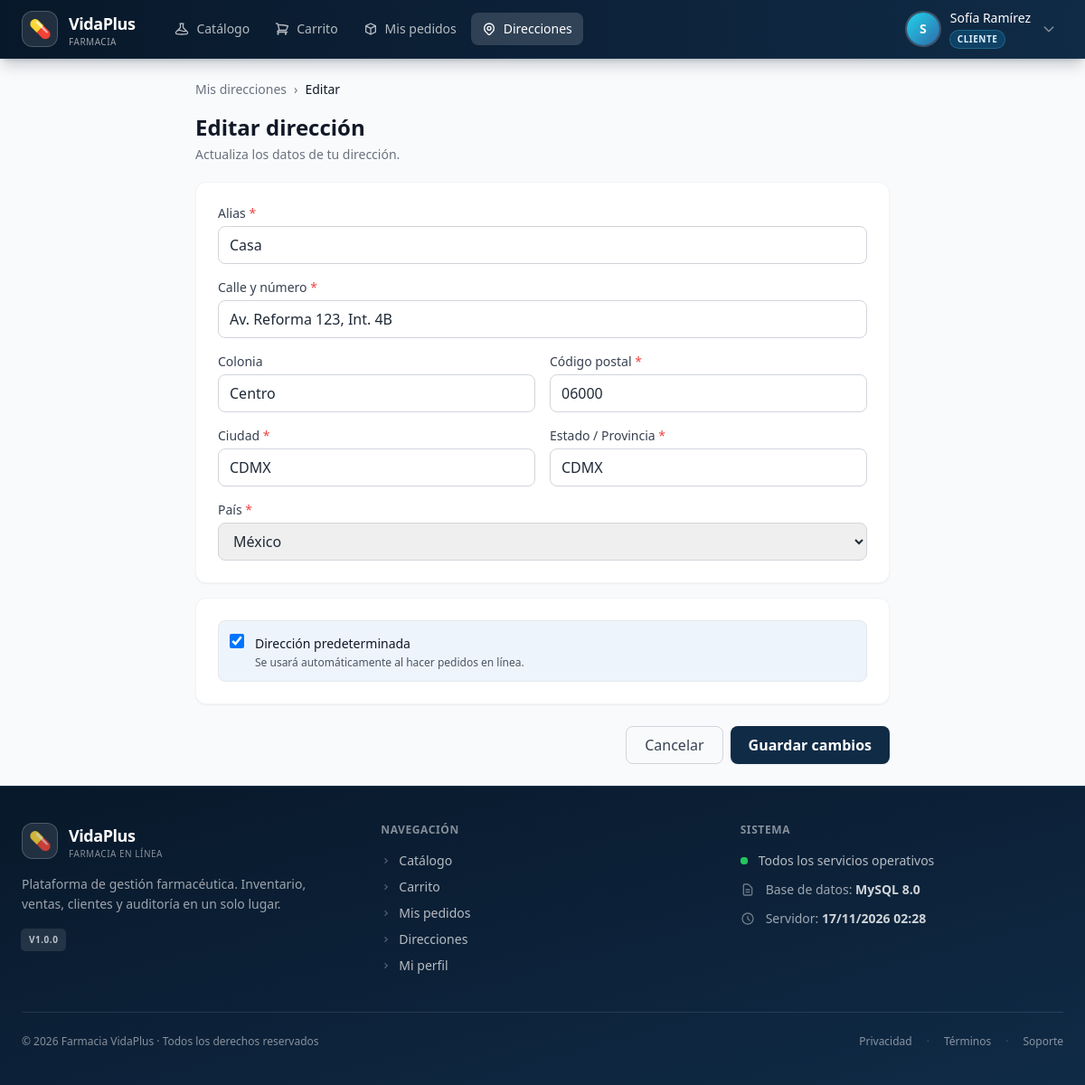
/modules/portal/mis_direcciones.php?accion=editar&id=1 (signed in), run on the app's committed database.
### tables this page shows
CREATE TABLE direcciones_cliente (
    id_direccion      INT UNSIGNED AUTO_INCREMENT PRIMARY KEY,
    id_cliente        INT UNSIGNED NOT NULL,
    alias             VARCHAR(30)  NOT NULL,
    calle             VARCHAR(200) NOT NULL,
    colonia           VARCHAR(100) NULL,
    ciudad            VARCHAR(80)  NOT NULL,
    estado_provincia  VARCHAR(80)  NOT NULL,
    codigo_postal     VARCHAR(10)  NOT NULL,
    id_pais           INT UNSIGNED NOT NULL,
    es_predeterminada TINYINT(1)   NOT NULL DEFAULT 0,
    activa            TINYINT(1)   NOT NULL DEFAULT 1,
    fecha_creacion    DATETIME     NOT NULL DEFAULT CURRENT_TIMESTAMP,
    CONSTRAINT fk_direcciones_cliente FOREIGN KEY (id_cliente)
        REFERENCES clientes(id_cliente) ON DELETE CASCADE ON UPDATE CASCADE,
    CONSTRAINT fk_direcciones_pais FOREIGN KEY (id_pais)
        REFERENCES paises(id_pais) ON DELETE RESTRICT ON UPDATE CASCADE
);

CREATE TABLE paises (
    id_pais      INT UNSIGNED AUTO_INCREMENT PRIMARY KEY,
    iso2         CHAR(2)     NOT NULL,
    iso3         CHAR(3)     NOT NULL,
    nombre       VARCHAR(80) NOT NULL,
    nacionalidad VARCHAR(50) NOT NULL,
    codigo_tel   VARCHAR(5)  NOT NULL,
    activo       TINYINT(1)  NOT NULL DEFAULT 1,
    CONSTRAINT uq_paises_iso2    UNIQUE (iso2),
    CONSTRAINT uq_paises_iso3    UNIQUE (iso3),
    CONSTRAINT uq_paises_nombre  UNIQUE (nombre),
    CONSTRAINT chk_paises_iso2 CHECK (iso2 = UPPER(iso2) AND CHAR_LENGTH(iso2) = 2),
    CONSTRAINT chk_paises_iso3 CHECK (iso3 = UPPER(iso3) AND CHAR_LENGTH(iso3) = 3)
);

### modules/portal/mis_direcciones.php (called while the page is built, shortened)
<?php
$pdo = pdoActual();
$idCliente = (int)$_SESSION['usuario_id'];
$accion = $_GET['accion'] ?? 'listar';
match($accion) {
    'crear'    => accionCrear(),
    'editar'   => accionEditar(),
    'eliminar' => accionEliminar(),
    'default'  => accionHacerDefault(),
    default    => accionListar(),
};
    ?>
    <?php
function accionEditar(): void
{
    global $pdo, $idCliente;
    $id = (int)($_GET['id'] ?? 0);
    $direccion = null;
    if ($id > 0) {
        $stmt = $pdo->prepare("SELECT * FROM direcciones_cliente WHERE id_direccion = ? AND id_cliente = ?");
        $stmt->execute([$id, $idCliente]);
        $direccion = $stmt->fetch();
    }
    $paises = $pdo->query("SELECT id_pais, nombre FROM paises WHERE activo=1 ORDER BY nombre")->fetchAll();
    $datos = $direccion;
    $modo = 'editar';
    require __DIR__ . '/../../includes/header.php';
    require __DIR__ . '/../../includes/forms/direcciones_portal_form.php';
    require __DIR__ . '/../../includes/footer.php';
}
    ?>

### includes/helpers.php (called while the page is built, shortened)
<?php
function e(?string $str): string
{
    return htmlspecialchars($str ?? '', ENT_QUOTES, 'UTF-8');
}

### includes/forms/direcciones_portal_form.php (the view, shortened to what this page needs)
<?php
$esEditar = $modo === 'editar';
$accionForm = $esEditar
    ? '/modules/portal/mis_direcciones.php?accion=editar&id=' . (int)$direccion['id_direccion']
    : '/modules/portal/mis_direcciones.php?accion=crear';
?>
<div class="max-w-3xl mx-auto">
    <nav class="flex items-center gap-2 text-sm text-gray-500 mb-4">
        <a href="/modules/portal/mis_direcciones.php" class="hover:text-primary-600">Mis direcciones</a>
        <span>›</span>
        <span class="text-gray-900 font-medium"><?= $esEditar ? 'Editar' : 'Nueva' ?></span>
    </nav>
    <div class="mb-5">
        <h1 class="text-2xl font-bold text-gray-900">
            <?= $esEditar ? 'Editar dirección' : 'Nueva dirección' ?>
        </h1>
        <p class="text-sm text-gray-500 mt-1">
            <?= $esEditar ? 'Actualiza los datos de tu dirección.' : 'Registra una dirección para recibir tus pedidos.' ?>
        </p>
    </div>
    <form method="POST" action="<?= e($accionForm) ?>" class="space-y-4">
        <div class="bg-white rounded-xl shadow-sm border border-gray-100 p-6">
            <div class="grid grid-cols-1 md:grid-cols-2 gap-4">
                <div class="md:col-span-2">
                    <label class="block text-sm font-medium text-gray-700 mb-1">
                        Alias <span class="text-red-500">*</span>
                    </label>
                    <input type="text" name="alias" required maxlength="30"
                           placeholder='Ej. "Casa", "Oficina", "Casa de mamá"'
                           value="<?= e($datos['alias'] ?? '') ?>"
                           class="w-full px-3 py-2 border border-gray-300 rounded-lg
                                  focus:ring-2 focus:ring-primary-500 outline-none transition">
                </div>
                <div class="md:col-span-2">
                    <label class="block text-sm font-medium text-gray-700 mb-1">
                        Calle y número <span class="text-red-500">*</span>
                    </label>
                    <input type="text" name="calle" required maxlength="200"
                           value="<?= e($datos['calle'] ?? '') ?>"
                           class="w-full px-3 py-2 border border-gray-300 rounded-lg
                                  focus:ring-2 focus:ring-primary-500 outline-none transition">
                </div>
                <div>
                    <label class="block text-sm font-medium text-gray-700 mb-1">Colonia</label>
                    <input type="text" name="colonia" maxlength="100"
                           value="<?= e($datos['colonia'] ?? '') ?>"
                           class="w-full px-3 py-2 border border-gray-300 rounded-lg
                                  focus:ring-2 focus:ring-primary-500 outline-none transition">
                </div>
                <div>
                    <label class="block text-sm font-medium text-gray-700 mb-1">
                        Código postal <span class="text-red-500">*</span>
                    </label>
                    <input type="text" name="codigo_postal" required maxlength="10"
                           value="<?= e($datos['codigo_postal'] ?? '') ?>"
                           class="w-full px-3 py-2 border border-gray-300 rounded-lg
                                  focus:ring-2 focus:ring-primary-500 outline-none transition">
                </div>
                <div>
                    <label class="block text-sm font-medium text-gray-700 mb-1">
                        Ciudad <span class="text-red-500">*</span>
                    </label>
                    <input type="text" name="ciudad" required maxlength="80"
                           value="<?= e($datos['ciudad'] ?? '') ?>"
                           class="w-full px-3 py-2 border border-gray-300 rounded-lg
                                  focus:ring-2 focus:ring-primary-500 outline-none transition">
                </div>
                <div>
                    <label class="block text-sm font-medium text-gray-700 mb-1">
                        Estado / Provincia <span class="text-red-500">*</span>
                    </label>
                    <input type="text" name="estado_provincia" required maxlength="80"
                           value="<?= e($datos['estado_provincia'] ?? '') ?>"
                           class="w-full px-3 py-2 border border-gray-300 rounded-lg
                                  focus:ring-2 focus:ring-primary-500 outline-none transition">
                </div>
                <div class="md:col-span-2">
                    <label class="block text-sm font-medium text-gray-700 mb-1">
                        País <span class="text-red-500">*</span>
                    </label>
                    <select name="id_pais" required
                            class="w-full px-3 py-2 border border-gray-300 rounded-lg
                                   focus:ring-2 focus:ring-primary-500 outline-none transition">
                        <?php foreach ($paises as $p): ?>
                            <option value="<?= (int)$p['id_pais'] ?>"
                                <?= (int)($datos['id_pais'] ?? 0) === (int)$p['id_pais'] ? 'selected' : '' ?>>
                                <?= e($p['nombre']) ?>
                            </option>
                        <?php endforeach; ?>
                    </select>
                </div>
            </div>
        </div>
        <div class="bg-white rounded-xl shadow-sm border border-gray-100 p-6">
            <div class="flex items-start gap-3 p-3 rounded-lg bg-primary-50 border border-primary-200">
                <input type="checkbox" name="es_predeterminada" value="1" id="chk_default"
                    <?= !empty($datos['es_predeterminada']) ? 'checked' : '' ?>
                    class="mt-0.5 h-4 w-4 rounded border-gray-300 text-primary-600 focus:ring-primary-500">
                <label for="chk_default" class="cursor-pointer flex-1">
                    <span class="text-sm font-medium text-gray-900">Dirección predeterminada</span>
                    <p class="text-xs text-gray-600 mt-0.5">
                        Se usará automáticamente al hacer pedidos en línea.
                    </p>
                </label>
            </div>
        </div>
        <div class="flex flex-col-reverse sm:flex-row sm:justify-end gap-2 pt-2">
            <a href="/modules/portal/mis_direcciones.php"
               class="px-5 py-2 rounded-lg border border-gray-300 text-gray-700 hover:bg-gray-50 transition text-center">
                Cancelar
            </a>
            <button class="bg-primary-700 hover:bg-primary-800 text-white font-semibold
                           px-5 py-2 rounded-lg transition shadow-sm">
                <?= $esEditar ? 'Guardar cambios' : 'Agregar dirección' ?>
            </button>
        </div>
    </form>
</div>

### data on the page
direcciones_cliente: alias "Casa", calle "Av. Reforma 123, Int. 4B", colonia "Centro", codigo_postal "06000", ciudad "CDMX", estado_provincia "CDMX", id_pais "México", es_predeterminada "☑"

### other printed values
$item['label'] "Catálogo"
$item['label'] "Carrito"
$item['label'] "Mis pedidos"
$item['label'] "Direcciones"
$inicial "S"
$nombreActual "Sofía Ramírez"
$rolActual "CLIENTE"
